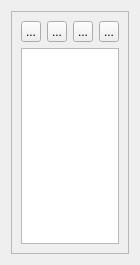
<?xml version="1.0" encoding="UTF-8"?>
<ui version="4.0">
 <class>SelectGenomeWidget</class>
 <widget class="QWidget" name="SelectGenomeWidget">
  <property name="geometry">
   <rect>
    <x>0</x>
    <y>0</y>
    <width>140</width>
    <height>265</height>
   </rect>
  </property>
  <property name="sizePolicy">
   <sizepolicy hsizetype="Maximum" vsizetype="Preferred">
    <horstretch>0</horstretch>
    <verstretch>0</verstretch>
   </sizepolicy>
  </property>
  <property name="windowTitle">
   <string>Genome</string>
  </property>
  <layout class="QGridLayout" name="gridLayout_2">
   <item row="0" column="0">
    <widget class="QFrame" name="outerFrame">
     <property name="frameShape">
      <enum>QFrame::StyledPanel</enum>
     </property>
     <property name="frameShadow">
      <enum>QFrame::Sunken</enum>
     </property>
     <layout class="QGridLayout" name="gridLayout">
      <item row="0" column="0">
       <widget class="QFrame" name="frame">
        <property name="sizePolicy">
         <sizepolicy hsizetype="Expanding" vsizetype="Maximum">
          <horstretch>0</horstretch>
          <verstretch>0</verstretch>
         </sizepolicy>
        </property>
        <property name="minimumSize">
         <size>
          <width>1</width>
          <height>1</height>
         </size>
        </property>
        <property name="frameShape">
         <enum>QFrame::NoFrame</enum>
        </property>
        <property name="frameShadow">
         <enum>QFrame::Plain</enum>
        </property>
        <layout class="QHBoxLayout" name="horizontalLayout_2">
         <property name="margin">
          <number>0</number>
         </property>
         <item>
          <widget class="QToolButton" name="m_addButton">
           <property name="sizePolicy">
            <sizepolicy hsizetype="Maximum" vsizetype="Maximum">
             <horstretch>0</horstretch>
             <verstretch>0</verstretch>
            </sizepolicy>
           </property>
           <property name="minimumSize">
            <size>
             <width>1</width>
             <height>1</height>
            </size>
           </property>
           <property name="toolTip">
            <string>duplicate genome</string>
           </property>
           <property name="text">
            <string>...</string>
           </property>
           <property name="icon">
            <iconset resource="../qosmic.qrc">
             <normaloff>:/icons/silk/page_add.xpm</normaloff>:/icons/silk/page_add.xpm</iconset>
           </property>
           <property name="iconSize">
            <size>
             <width>16</width>
             <height>16</height>
            </size>
           </property>
          </widget>
         </item>
         <item>
          <widget class="QToolButton" name="m_deleteButton">
           <property name="sizePolicy">
            <sizepolicy hsizetype="Maximum" vsizetype="Maximum">
             <horstretch>0</horstretch>
             <verstretch>0</verstretch>
            </sizepolicy>
           </property>
           <property name="minimumSize">
            <size>
             <width>1</width>
             <height>1</height>
            </size>
           </property>
           <property name="toolTip">
            <string>remove genome</string>
           </property>
           <property name="text">
            <string>...</string>
           </property>
           <property name="icon">
            <iconset resource="../qosmic.qrc">
             <normaloff>:/icons/silk/page_delete.xpm</normaloff>:/icons/silk/page_delete.xpm</iconset>
           </property>
           <property name="iconSize">
            <size>
             <width>16</width>
             <height>16</height>
            </size>
           </property>
          </widget>
         </item>
         <item>
          <widget class="QToolButton" name="m_clearTrianglesButton">
           <property name="sizePolicy">
            <sizepolicy hsizetype="Maximum" vsizetype="Maximum">
             <horstretch>0</horstretch>
             <verstretch>0</verstretch>
            </sizepolicy>
           </property>
           <property name="minimumSize">
            <size>
             <width>1</width>
             <height>1</height>
            </size>
           </property>
           <property name="toolTip">
            <string>clear triangles</string>
           </property>
           <property name="text">
            <string>...</string>
           </property>
           <property name="icon">
            <iconset resource="../qosmic.qrc">
             <normaloff>:/icons/silk/page_green.xpm</normaloff>:/icons/silk/page_green.xpm</iconset>
           </property>
          </widget>
         </item>
         <item>
          <widget class="QToolButton" name="m_configButton">
           <property name="sizePolicy">
            <sizepolicy hsizetype="Maximum" vsizetype="Maximum">
             <horstretch>0</horstretch>
             <verstretch>0</verstretch>
            </sizepolicy>
           </property>
           <property name="minimumSize">
            <size>
             <width>1</width>
             <height>1</height>
            </size>
           </property>
           <property name="toolTip">
            <string>configure</string>
           </property>
           <property name="text">
            <string>...</string>
           </property>
           <property name="icon">
            <iconset resource="../qosmic.qrc">
             <normaloff>:/icons/silk/bullet_wrench.xpm</normaloff>:/icons/silk/bullet_wrench.xpm</iconset>
           </property>
          </widget>
         </item>
        </layout>
       </widget>
      </item>
      <item row="1" column="0">
       <widget class="GenomeVectorListView" name="m_genomesListView">
        <property name="sizePolicy">
         <sizepolicy hsizetype="Maximum" vsizetype="Expanding">
          <horstretch>0</horstretch>
          <verstretch>0</verstretch>
         </sizepolicy>
        </property>
        <property name="acceptDrops">
         <bool>true</bool>
        </property>
        <property name="dragEnabled">
         <bool>true</bool>
        </property>
        <property name="dragDropMode">
         <enum>QAbstractItemView::InternalMove</enum>
        </property>
        <property name="defaultDropAction">
         <enum>Qt::MoveAction</enum>
        </property>
        <property name="movement">
         <enum>QListView::Snap</enum>
        </property>
        <property name="spacing">
         <number>2</number>
        </property>
       </widget>
      </item>
     </layout>
    </widget>
   </item>
  </layout>
 </widget>
 <customwidgets>
  <customwidget>
   <class>GenomeVectorListView</class>
   <extends>QListView</extends>
   <header>genomevectorlistview.h</header>
  </customwidget>
 </customwidgets>
 <resources>
  <include location="../qosmic.qrc"/>
 </resources>
 <connections/>
</ui>
